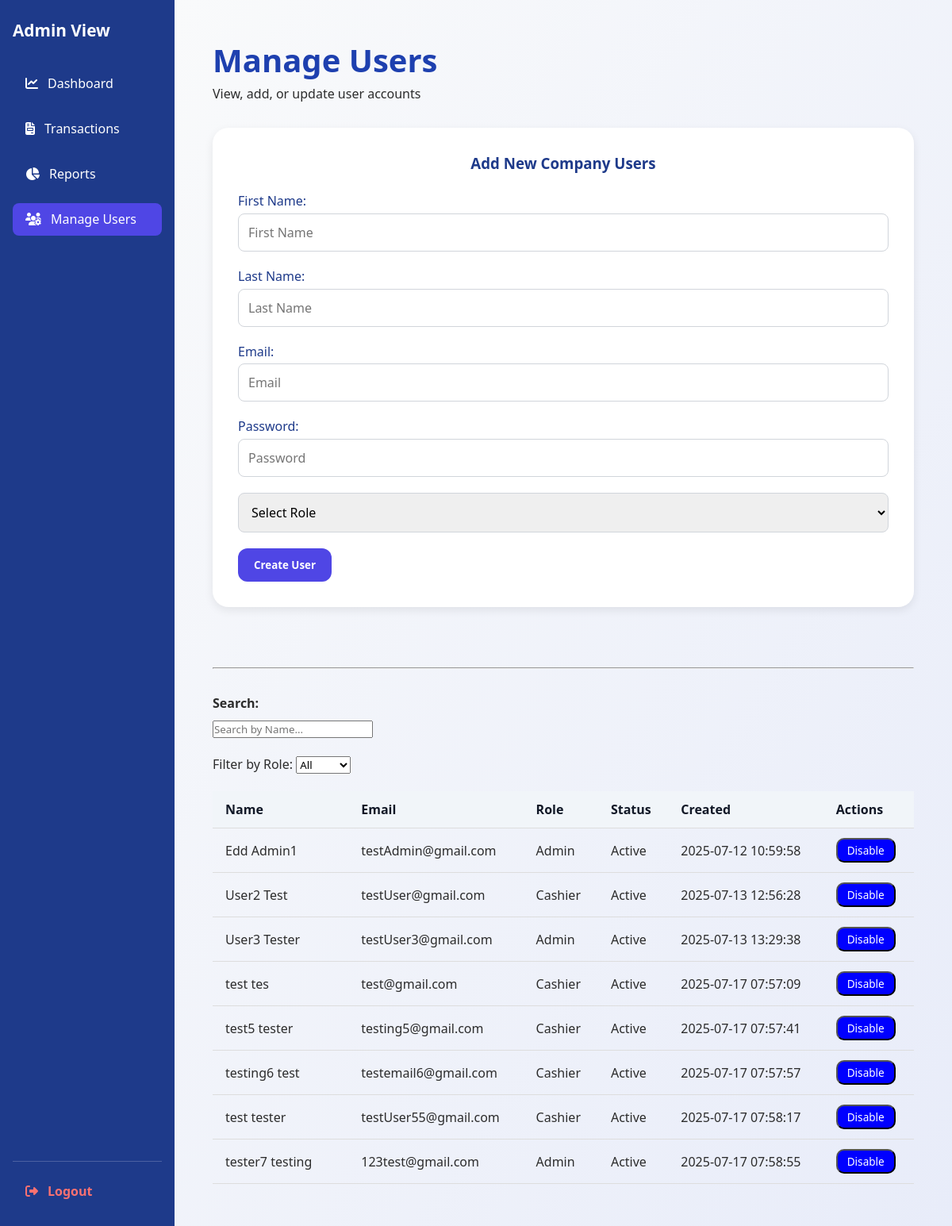
Screenshot of /admin/adminManageUsers.php (signed in) with the database file from the repository.
### tables this page shows
CREATE TABLE `users` (
  `user_id` int(11) NOT NULL,
  `first_name` varchar(100) NOT NULL,
  `last_name` varchar(100) NOT NULL,
  `email` varchar(100) NOT NULL,
  `password` varchar(255) NOT NULL,
  `role` enum('admin','cashier') NOT NULL,
  `created_at` timestamp NOT NULL DEFAULT current_timestamp(),
  `is_disabled` int(11) NOT NULL DEFAULT 0
);

### src/includes/functions.inc.php (called while the page is built, shortened)
<?php
    function getAllUsers($conn) {
        $sql = "SELECT user_id, first_name, last_name, email, role, is_disabled, created_at FROM users;";
        $stmt = mysqli_stmt_init($conn);
        if (!mysqli_stmt_prepare($stmt, $sql)) {
            header("Location: ../index.php");
            exit();
        }
        mysqli_stmt_execute($stmt);
        $result = mysqli_stmt_get_result($stmt);
        $users = [];
        while ($row = mysqli_fetch_assoc($result)) {
            $users[] = $row;
        }
        return $users;
    }

### src/admin/adminManageUsers.php (the view, shortened to what this page needs)
<?php
    require_once '../includes/dbh.inc.php';
    require_once '../includes/functions.inc.php';
    $users = getAllUsers($conn);
?>
<!DOCTYPE html>
<html lang="en">
<head>
    <link rel="stylesheet" href="admin.css">
    <link rel="stylesheet" href="https://cdnjs.cloudflare.com/ajax/libs/font-awesome/6.5.0/css/all.min.css">
</head>
<body>
    <div class="sidebar">
        <div class="sidebar-header">
            <h2>Admin View</h2>
        </div>
        <nav class="sidebar-nav">
            <a href="adminDashboard.php" class="nav-link"><i class="fas fa-chart-line"></i> Dashboard</a>
            <a href="adminTransactions.php" class="nav-link"><i class="fas fa-file-invoice"></i> Transactions</a>
            <a href="adminReports.php" class="nav-link"><i class="fas fa-chart-pie"></i> Reports</a>
            <a href="adminManageUsers.php" class="nav-link active"><i class="fas fa-users-cog"></i> Manage Users</a>
        </nav>
        <div class="sidebar-footer">
            <a href="../includes/logout.inc.php" class="nav-link logout"><i class="fas fa-sign-out-alt"></i> Logout</a>
        </div>
    </div>
    <section class="dashboard-wrapper">
        <div class="dashboard-header">
            <h2>Manage Users</h2>
            <p>View, add, or update user accounts</p>
        </div>
        <div class="add-user-form">
            <h3>Add New Company Users</h3>
            <form action="../includes/adminCreateUser.inc.php" method="POST" class="forms">
                <div class="form-row">
                    <label for="first-name">First Name:</label>
                    <input type="text" name="first_name" placeholder="First Name" id="first-name" required>
                </div>
                <div class="form-row">
                    <label for="last-name">Last Name:</label>
                    <input type="text" name="last_name" placeholder="Last Name" required>
                </div>
                <div class="form-row">
                    <label for="email">Email:</label>
                    <input type="email" name="email" placeholder="Email" id="email" required>
                </div>
                <div class="form-row">
                    <label for="password">Password:</label>
                    <input type="password" name="password" placeholder="Password" id="password" required>
                </div>
                <div class="form-row" id="role-form-row">
                    <select name="role" id="role-select" required>
                        <option value="" disabled selected>Select Role</option>
                    </select>
                </div>
                <button type="submit" name="submit" class="btn">Create User</button>
            </form>
        </div>
        <br><br>
        <hr style="margin: 2rem 0;">
        <div class="filters">
            <div class="name-filter">
                <h4 style="margin-top: 20px; margin-bottom: 10px;">Search:</h4>
                <input type="text" id="search" placeholder="Search by Name..." autocomplete="off">
            </div>
            <br>
            <div class="role-filter">
                <label for="role-filter">Filter by Role:</label>
                <select id="role-filter">
                    <option value="all">All</option>
                </select>
            </div>
        </div>
        <br>
        <div class="user-table">
            <table>
                <thead>
                    <tr>
                        <th>Name</th>
                        <th>Email</th>
                        <th>Role</th>
                        <th>Status</th>
                        <th>Created</th>
                        <th>Actions</th>
                    </tr>
                </thead>
                <tbody>
                    <?php foreach ($users as $user): ?>
                        <tr class="user-row" data-user-naming="<?= strtolower(htmlspecialchars($user['first_name'] . ' ' . $user['last_name'])); ?>" class="user-row" data-role="<?= htmlspecialchars($user['role']) ?>">
                            <td><?= htmlspecialchars($user['first_name'] . ' ' . $user['last_name']); ?></td>
                            <td><?= htmlspecialchars($user['email']); ?></td>
                            <td><?= ucfirst($user['role']); ?></td>
                            <td><?= $user['is_disabled'] ? 'Disabled' : 'Active'; ?></td>
                            <td><?= $user['created_at']; ?></td>
                            <td>
                                <form action="../includes/adminToggleUser.inc.php" method="POST" style="display: inline;">
                                    <button type="submit" class="btn small-btn" style="background-color: blue; color: white; border-radius: 10px;">
                                        <?= $user['is_disabled'] ? 'Enable' : 'Disable'; ?>
                                    </button>
                                </form>
                            </td>
                        </tr>
                    <?php endforeach; ?>
                </tbody>
            </table>
        </div>
    </section>
</body>
</html>

### src/admin/admin.css (style rules this page uses)
* { margin: 0; padding: 0; box-sizing: border-box; font-family: "Noto Sans", sans-serif; font-optical-sizing: auto; text-decoration: none; }
body { display: flex; min-height: 100vh; background: linear-gradient(to bottom right, #f3f4f6, #e0e7ff); color: #2c2c2c; }
.sidebar { display: flex; flex-direction: column; justify-content: space-between; width: 220px; background-color: #1e3a8a; color: white; padding: 1.5rem 1rem; box-shadow: 4px 0 8px rgba(0, 0, 0, 0.1); }
.sidebar-header { margin-bottom: 2rem; }
.sidebar h2 { display: flex; font-size: 1.3rem; align-items: center; gap: 0.5rem; font-weight: 600; }
.sidebar-nav { display: flex; flex-grow: 1; flex-direction: column; gap: 1rem; }
.nav-link { display: flex; color: white; text-decoration: none; font-size: 1rem; padding: 0.6rem 1rem; border-radius: 8px; align-items: center; gap: 0.75rem; transition: background-color 0.2s ease, transform 0.2s ease; }
.nav-link.active { background-color: #4f46e5; }
.sidebar-footer { margin-top: 2rem; border-top: 1px solid rgba(255, 255, 255, 0.2); padding-top: 1rem; }
.sidebar-footer .logout { color: #f87171; font-weight: 600; }
.dashboard-wrapper { flex-grow: 1; padding: 3rem; background: linear-gradient(to bottom right, #f9fafb, #e8ecf9); min-height: 100vh; }
.dashboard-header { margin-bottom: 2rem; }
.dashboard-header h2 { font-size: 2.5rem; font-weight: 700; color: #1e40af; margin-bottom: 0.25rem; }
.user-table { max-height: 500px; overflow-y: auto; }
.user-table table { width: 100%; border-collapse: collapse; margin-bottom: 2rem; overflow-x: auto; overflow-y: auto; }
.user-table thead th { position: sticky; top: 0; z-index: 1; background-color: #f1f5f9; }
.user-table th, .user-table td { padding: 0.75rem 1rem; text-align: left; border-bottom: 1px solid #ddd; }
.user-table th { background-color: #f1f5f9; color: #111827; }
.small-btn { padding: 0.25rem 0.75rem; font-size: 0.85rem; }
.add-user-form { background-color: #ffffff; padding: 2rem; border-radius: 1.25rem; box-shadow: 0 4px 12px rgba(0, 0, 0, 0.08); max-width: 100%; margin: 0 auto; }
.add-user-form h3 { margin-bottom: 1.5rem; color: #1e3a8a; text-align: center; }
.add-user-form label { font-weight: 500; margin-bottom: 0.3rem; display: block; color: #1e3a8a; }
.add-user-form select, .add-user-form input { width: 100%; padding: 0.75rem; border-radius: 0.5rem; border: 1px solid #d1d5db; font-size: 1rem; }
.form-row { margin-bottom: 1.25rem; flex-direction: column; }
#role-form-row { display: flex; justify-content: space-between; }
#role-select { padding: 0.75rem; border-radius: 0.5rem; border: 1px solid #d1d5db; font-size: 1rem; min-width: 50px; }
.add-user-form button.btn { background-color: #4f46e5; color: white; padding: 0.75rem 1.25rem; border: none; border-radius: 0.75rem; font-weight: bold; cursor: pointer; transition: background 0.3s; }

### rows the page displays
users: first_name+last_name "Edd Admin1", email "testAdmin@gmail.com", role "Admin", is_disabled "Active", created_at "2025-07-12 10:59:58"
users: first_name+last_name "User2 Test", email "testUser@gmail.com", role "Cashier", is_disabled "Active", created_at "2025-07-13 12:56:28"
users: first_name+last_name "User3 Tester", email "testUser3@gmail.com", role "Admin", is_disabled "Active", created_at "2025-07-13 13:29:38"
users: first_name+last_name "test tes", email "test@gmail.com", role "Cashier", is_disabled "Active", created_at "2025-07-17 07:57:09"
users: first_name+last_name "test5 tester", email "testing5@gmail.com", role "Cashier", is_disabled "Active", created_at "2025-07-17 07:57:41"
users: first_name+last_name "testing6 test", email "testemail6@gmail.com", role "Cashier", is_disabled "Active", created_at "2025-07-17 07:57:57"
users: first_name+last_name "test tester", email "testUser55@gmail.com", role "Cashier", is_disabled "Active", created_at "2025-07-17 07:58:17"
users: first_name+last_name "tester7 testing", email "123test@gmail.com", role "Admin", is_disabled "Active", created_at "2025-07-17 07:58:55"
